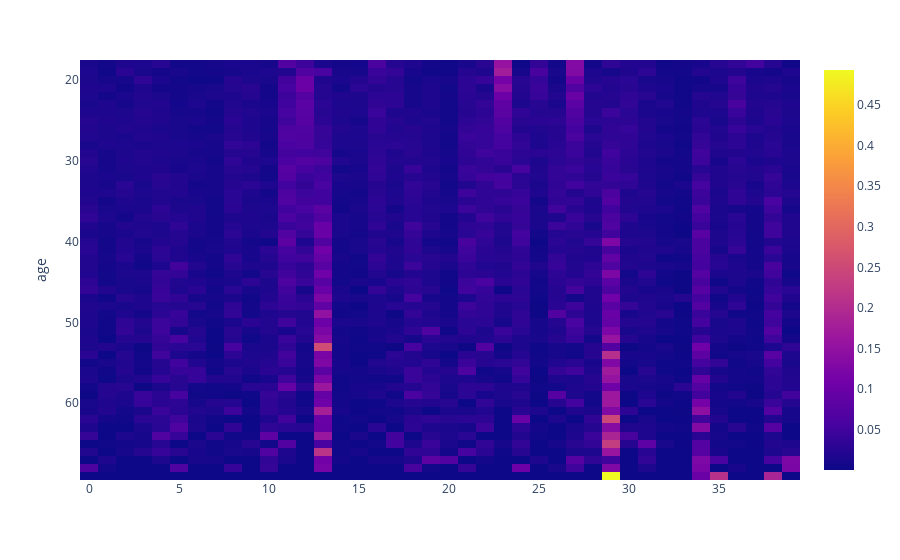

Source (notebook cell):
### Code cell
combined_agg=combined.groupby("age").mean()
fig=px.imshow(combined_agg, aspect="auto")
fig.show() # topic 29 looks promising for older folks, topic 23 for younger

### Figure 1 — Plotly figure (JSON) as saved in the notebook; plotly's stock layout.template omitted (floating-point values rounded to 4 significant figures; data arrays with more than 128 entries replaced by an {"elided": "..."} marker saying what was removed)
{"data": [{"coloraxis": "coloraxis", "hovertemplate": "x: %{x}<br>age: %{y}<br>color: %{z}<extra></extra>", "name": "0", "type": "heatmap", "x": [0, 1, 2, 3, 4, 5, 6, 7, 8, 9, 10, 11, 12, 13, 14, 15, 16, 17, 18, 19, 20, 21, 22, 23, 24, 25, 26, 27, 28, 29, 30, 31, 32, 33, 34, 35, 36, 37, 38, 39], "xaxis": "x", "y": [18, 19, 20, 21, 22, 23, 24, 25, 26, 27, 28, 29, 30, 31, 32, 33, 34, 35, 36, 37, 38, 39, 40, 41, 42, 43, 44, 45, 46, 47, 48, 49, 50, 51, 52, 53, 54, 55, 56, 57, 58, 59, 60, 61, 62, 63, 64, 65, 66, 67, 68, 69], "yaxis": "y", "z": {"elided": "52x40 float values"}}], "layout": {"coloraxis": {"colorscale": [[0, "#0d0887"], [0.1111, "#46039f"], [0.2222, "#7201a8"], [0.3333, "#9c179e"], [0.4444, "#bd3786"], [0.5556, "#d8576b"], [0.6667, "#ed7953"], [0.7778, "#fb9f3a"], [0.8889, "#fdca26"], [1, "#f0f921"]]}, "margin": {"t": 60}, "xaxis": {"anchor": "y", "domain": [0, 1]}, "yaxis": {"anchor": "x", "autorange": "reversed", "domain": [0, 1], "title": {"text": "age"}}}}
